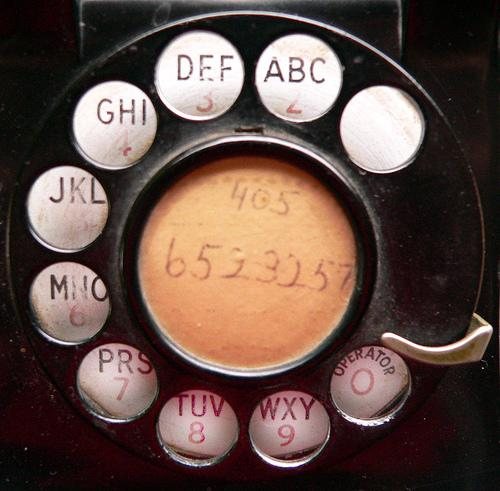
#> input picture ch06/dial.jpg, 500 x 491 px
$ python hough_circles.py
#> lines starting #> are read from the running program, lines starting #| are printed output that depends on the picture; after the words box and inside, x2 and y2 are one past the last pixel; in counts of white or black regions, pixels touching at a corner belong together
import sys
import numpy as np
import cv2


# 입력 이미지 불러오기
src = cv2.imread('dial.jpg')
#> src is the input picture: shape (491, 500, 3); mean B, G, R 69.4, 77.1, 97.7

if src is None:
    print('Image open failed!')
    sys.exit()

gray = cv2.cvtColor(src, cv2.COLOR_BGR2GRAY)
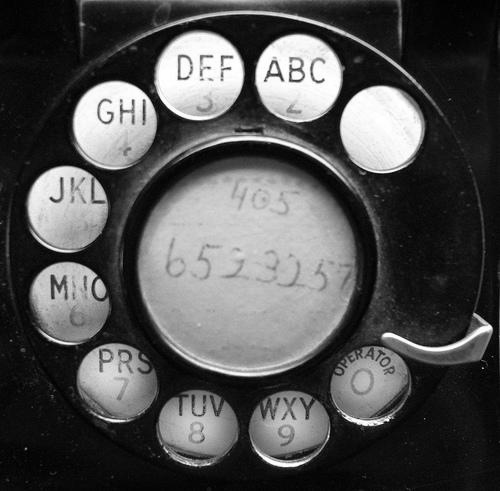
#> gray: shape (491, 500); min 0, max 255, mean 82.4
blr = cv2.GaussianBlur(gray, (0, 0), 1.0) # 가우시안 블러(먼지제거)
#> slider 'minRadius' is set to 20
#> slider 'maxRadius' is set to 150
#> slider 'threshold' is set to 33


def on_trackbar(pos):
    # 트렉바 get으로 바뀐값 불러오기
#> called with pos = 50
    rmin = cv2.getTrackbarPos('minRadius', 'img')
    rmax = cv2.getTrackbarPos('maxRadius', 'img')
    th = cv2.getTrackbarPos('threshold', 'img')

    circles = cv2.HoughCircles(blr, cv2.HOUGH_GRADIENT, 1, 50,
                               param1=120, param2=th, minRadius=rmin, maxRadius=rmax)
#> circles = [[247.5, 264.5, 108.3], [297.5, 77.5, 43.4], [381.5, 129.5, 43.6], [65.5, 207.5, 41.8], [114.5, 121.5, 41.2], [67.5, 302.5, 40.7], [198.5, 74.5, 44.4], [369.5, 386.5, 38.6], [196.5, 426.5, 39.2], [115.5, 381.5, 38.6], [288.5, 430.5, 39.9]]
    #print('circles:{}'.format(circles)) # (65.5 207.5 41.8)각각 원의 좌표,크기 리스트

    dst = src.copy()
    if circles is not None:
        for i in range(circles.shape[1]):
            cx, cy, radius = circles[0][i]
            cv2.circle(dst, (cx, cy), radius, (0, 0, 255), 2, cv2.LINE_AA)
#> this loop made 11 passes
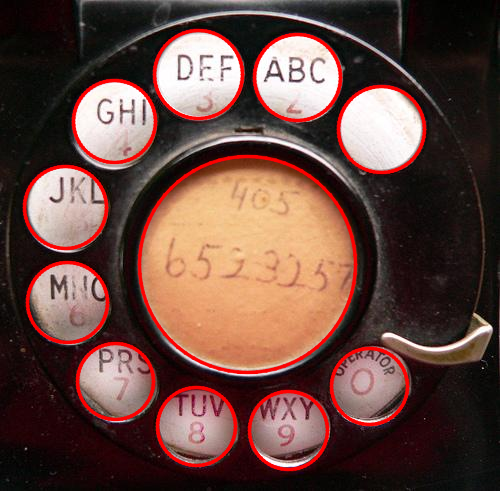
#> dst: shape (491, 500, 3); 6.6% of pixels changed, all inside (x1, y1, x2, y2) = (22, 28, 427, 472)

    cv2.imshow('img', dst)


# 창 띄우기
cv2.imshow('img', src)
# 트랙바 생성
cv2.createTrackbar('minRadius', 'img', 0, 100, on_trackbar)
cv2.createTrackbar('maxRadius', 'img', 0, 150, on_trackbar)
cv2.createTrackbar('threshold', 'img', 0, 100, on_trackbar)
# 트랙바 셋
cv2.setTrackbarPos('minRadius', 'img', 10)
cv2.setTrackbarPos('maxRadius', 'img', 110)
cv2.setTrackbarPos('threshold', 'img', 50)
cv2.waitKey()

cv2.destroyAllWindows()

$ run again, with ch06/building.jpg copied over ch06/dial.jpg
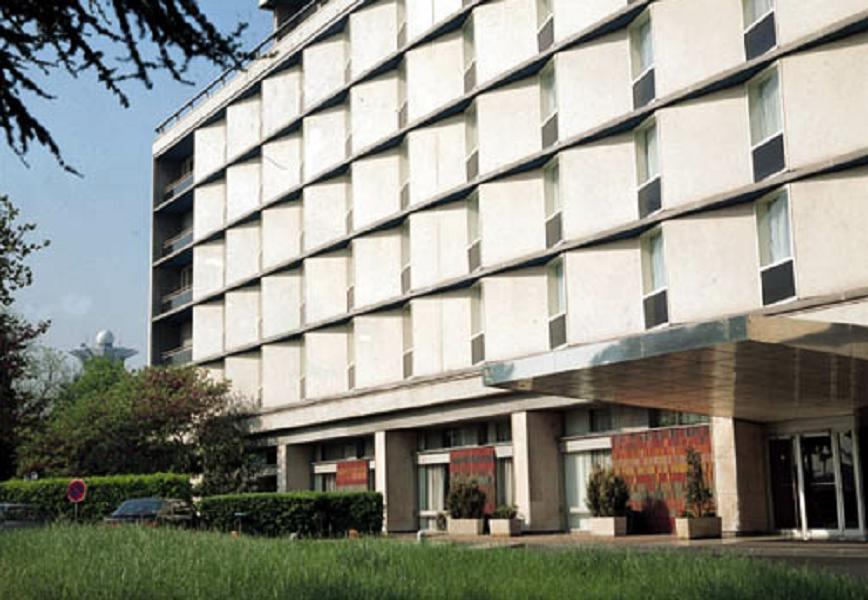
#> input picture ch06/building.jpg, 868 x 600 px
#> src is the input picture: shape (600, 868, 3); mean B, G, R 133.7, 143.6, 142.9
#> `gray = cv2.cvtColor(src, cv2.COLOR_BGR2GRAY)`:
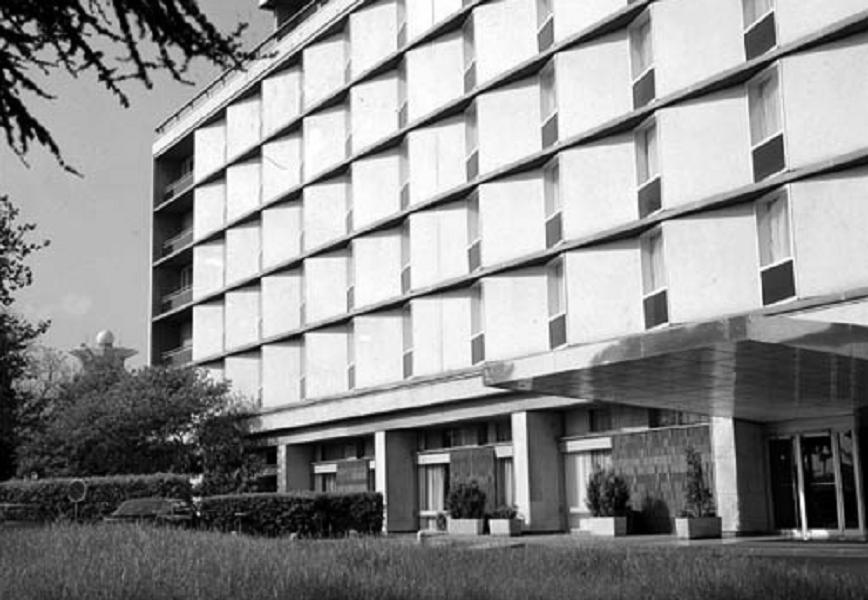
#> gray: shape (600, 868); min 0, max 255, mean 142.3
#> circles = [[248.5, 450.5, 46.7]]
#> the loop in on_trackbar, `for i in range(circles.shape[1]):` made 1 pass
#> after the loop in on_trackbar, `for i in range(circles.shape[1]):`:
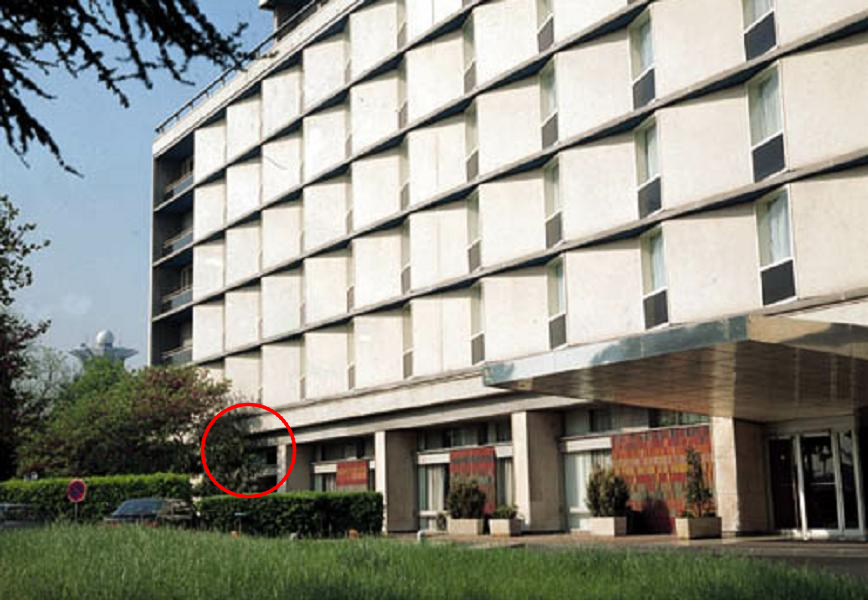
#> dst: shape (600, 868, 3); 0.28% of pixels changed, all inside (x1, y1, x2, y2) = (200, 402, 297, 499)
